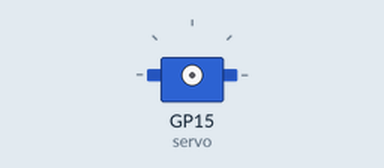
A program run on a simulated Raspberry Pi Pico running MicroPython. Shown: servo. The interpreter's speed is modelled, so counts of loop turns are approximate; servo angles are drawn from the pulse width (0.5 ms = 0°, 2.5 ms = 180°).

Above: at 0.05 s.
At 0.85 s:
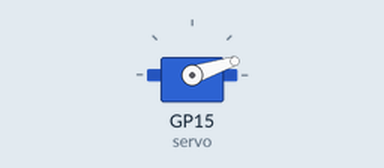
At 1.65 s:
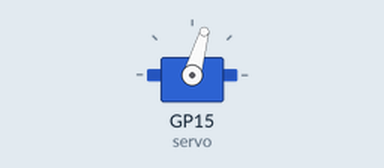
At 3.3 s:
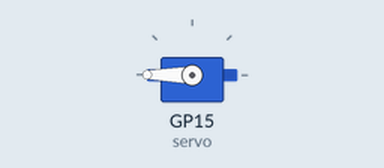
Timing chart, 0 to 7.6 s (numbered marks = the images above):
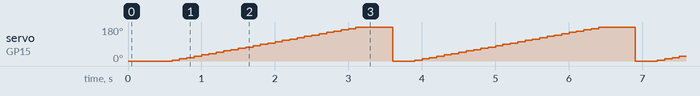

The program:

servo_motor_angle_increament_project.py
```python
import machine
from time import sleep as s
servopin = 15
servo = machine.PWM(machine.Pin(servopin))
servo.freq(50)
counter = 0

while True:
    counter = counter + 255
    servo.duty_u16(counter)
    if (counter > 8191):
        counter = 0
    s(0.1)

        
```

Measured:
- by itself, servo on GP15 (servo): ramps from 0° to 180° and jumps back, once every 3.3 s
